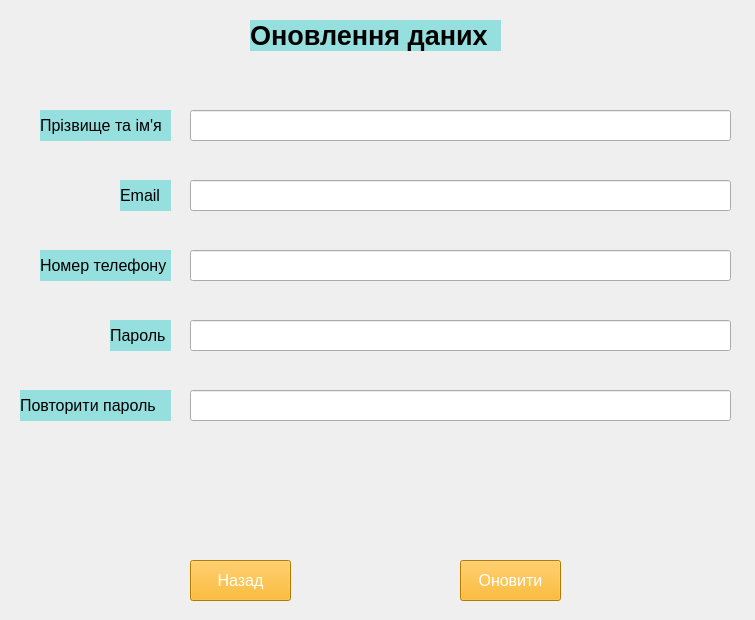
<?xml version="1.0" encoding="UTF-8"?>
<ui version="4.0">
 <class>MainWindow</class>
 <widget class="QMainWindow" name="MainWindow">
  <property name="geometry">
   <rect>
    <x>0</x>
    <y>0</y>
    <width>755</width>
    <height>620</height>
   </rect>
  </property>
  <property name="windowTitle">
   <string>Оновлення даних</string>
  </property>
  <widget class="QWidget" name="centralwidget">
   <widget class="QLabel" name="label">
    <property name="geometry">
     <rect>
      <x>0</x>
      <y>0</y>
      <width>755</width>
      <height>620</height>
     </rect>
    </property>
    <property name="text">
     <string/>
    </property>
    <property name="pixmap">
     <pixmap>4a7eaeae52140c9205af389cc1e2c7b7-Enhanced-transformed (4).jpeg</pixmap>
    </property>
   </widget>
   <widget class="QLabel" name="label_2">
    <property name="geometry">
     <rect>
      <x>250</x>
      <y>20</y>
      <width>251</width>
      <height>31</height>
     </rect>
    </property>
    <property name="font">
     <font>
      <pointsize>20</pointsize>
      <weight>75</weight>
      <bold>true</bold>
     </font>
    </property>
    <property name="styleSheet">
     <string notr="true">background-color: rgb(149, 223, 223);</string>
    </property>
    <property name="text">
     <string>Оновлення даних</string>
    </property>
   </widget>
   <widget class="QPushButton" name="btn_back_admin">
    <property name="geometry">
     <rect>
      <x>190</x>
      <y>560</y>
      <width>101</width>
      <height>41</height>
     </rect>
    </property>
    <property name="font">
     <font>
      <pointsize>12</pointsize>
     </font>
    </property>
    <property name="styleSheet">
     <string notr="true">background-color: rgb(255, 170, 0);
color: rgb(255, 255, 255);</string>
    </property>
    <property name="text">
     <string>Назад</string>
    </property>
   </widget>
   <widget class="QPushButton" name="btn_upd_admin">
    <property name="geometry">
     <rect>
      <x>460</x>
      <y>560</y>
      <width>101</width>
      <height>41</height>
     </rect>
    </property>
    <property name="font">
     <font>
      <pointsize>12</pointsize>
     </font>
    </property>
    <property name="styleSheet">
     <string notr="true">background-color: rgb(255, 170, 0);
color: rgb(255, 255, 255);</string>
    </property>
    <property name="text">
     <string>Оновити</string>
    </property>
   </widget>
   <widget class="QLineEdit" name="lineEdit_5_rep_pass_admin">
    <property name="geometry">
     <rect>
      <x>190</x>
      <y>390</y>
      <width>541</width>
      <height>31</height>
     </rect>
    </property>
   </widget>
   <widget class="QLineEdit" name="lineEdit_3_ph_num_admin">
    <property name="geometry">
     <rect>
      <x>190</x>
      <y>250</y>
      <width>541</width>
      <height>31</height>
     </rect>
    </property>
   </widget>
   <widget class="QLabel" name="label_full_name">
    <property name="geometry">
     <rect>
      <x>40</x>
      <y>110</y>
      <width>131</width>
      <height>31</height>
     </rect>
    </property>
    <property name="font">
     <font>
      <pointsize>12</pointsize>
      <weight>50</weight>
      <bold>false</bold>
     </font>
    </property>
    <property name="toolTip">
     <string>&lt;html&gt;&lt;head/&gt;&lt;body&gt;&lt;p align=&quot;center&quot;&gt;&lt;br/&gt;&lt;/p&gt;&lt;/body&gt;&lt;/html&gt;</string>
    </property>
    <property name="styleSheet">
     <string notr="true">background-color: rgb(149, 223, 223);</string>
    </property>
    <property name="text">
     <string>Прізвище та ім'я</string>
    </property>
    <property name="margin">
     <number>3</number>
    </property>
   </widget>
   <widget class="QLineEdit" name="lineEdit_2_email_admin">
    <property name="geometry">
     <rect>
      <x>190</x>
      <y>180</y>
      <width>541</width>
      <height>31</height>
     </rect>
    </property>
   </widget>
   <widget class="QLineEdit" name="lineEdit_4_pass_admin">
    <property name="geometry">
     <rect>
      <x>190</x>
      <y>320</y>
      <width>541</width>
      <height>31</height>
     </rect>
    </property>
   </widget>
   <widget class="QLabel" name="label_num_ph">
    <property name="geometry">
     <rect>
      <x>40</x>
      <y>250</y>
      <width>131</width>
      <height>31</height>
     </rect>
    </property>
    <property name="font">
     <font>
      <pointsize>12</pointsize>
      <weight>50</weight>
      <bold>false</bold>
     </font>
    </property>
    <property name="toolTip">
     <string>&lt;html&gt;&lt;head/&gt;&lt;body&gt;&lt;p align=&quot;center&quot;&gt;&lt;br/&gt;&lt;/p&gt;&lt;/body&gt;&lt;/html&gt;</string>
    </property>
    <property name="styleSheet">
     <string notr="true">background-color: rgb(149, 223, 223);</string>
    </property>
    <property name="text">
     <string>Номер телефону</string>
    </property>
    <property name="margin">
     <number>3</number>
    </property>
   </widget>
   <widget class="QLabel" name="label_pass">
    <property name="geometry">
     <rect>
      <x>110</x>
      <y>320</y>
      <width>61</width>
      <height>31</height>
     </rect>
    </property>
    <property name="font">
     <font>
      <pointsize>12</pointsize>
      <weight>50</weight>
      <bold>false</bold>
     </font>
    </property>
    <property name="toolTip">
     <string>&lt;html&gt;&lt;head/&gt;&lt;body&gt;&lt;p align=&quot;center&quot;&gt;&lt;br/&gt;&lt;/p&gt;&lt;/body&gt;&lt;/html&gt;</string>
    </property>
    <property name="styleSheet">
     <string notr="true">background-color: rgb(149, 223, 223);</string>
    </property>
    <property name="text">
     <string>Пароль</string>
    </property>
    <property name="margin">
     <number>3</number>
    </property>
   </widget>
   <widget class="QLineEdit" name="lineEdit_fullname_admin">
    <property name="geometry">
     <rect>
      <x>190</x>
      <y>110</y>
      <width>541</width>
      <height>31</height>
     </rect>
    </property>
   </widget>
   <widget class="QLabel" name="label_email">
    <property name="geometry">
     <rect>
      <x>120</x>
      <y>180</y>
      <width>51</width>
      <height>31</height>
     </rect>
    </property>
    <property name="font">
     <font>
      <pointsize>12</pointsize>
      <weight>50</weight>
      <bold>false</bold>
     </font>
    </property>
    <property name="toolTip">
     <string>&lt;html&gt;&lt;head/&gt;&lt;body&gt;&lt;p align=&quot;center&quot;&gt;&lt;br/&gt;&lt;/p&gt;&lt;/body&gt;&lt;/html&gt;</string>
    </property>
    <property name="styleSheet">
     <string notr="true">background-color: rgb(149, 223, 223);</string>
    </property>
    <property name="text">
     <string>Email</string>
    </property>
    <property name="margin">
     <number>3</number>
    </property>
   </widget>
   <widget class="QLabel" name="label_repeat_pass">
    <property name="geometry">
     <rect>
      <x>20</x>
      <y>390</y>
      <width>151</width>
      <height>31</height>
     </rect>
    </property>
    <property name="font">
     <font>
      <pointsize>12</pointsize>
      <weight>50</weight>
      <bold>false</bold>
     </font>
    </property>
    <property name="toolTip">
     <string>&lt;html&gt;&lt;head/&gt;&lt;body&gt;&lt;p align=&quot;center&quot;&gt;&lt;br/&gt;&lt;/p&gt;&lt;/body&gt;&lt;/html&gt;</string>
    </property>
    <property name="styleSheet">
     <string notr="true">background-color: rgb(149, 223, 223);</string>
    </property>
    <property name="text">
     <string>Повторити пароль</string>
    </property>
    <property name="margin">
     <number>3</number>
    </property>
   </widget>
  </widget>
 </widget>
 <resources/>
 <connections/>
</ui>
